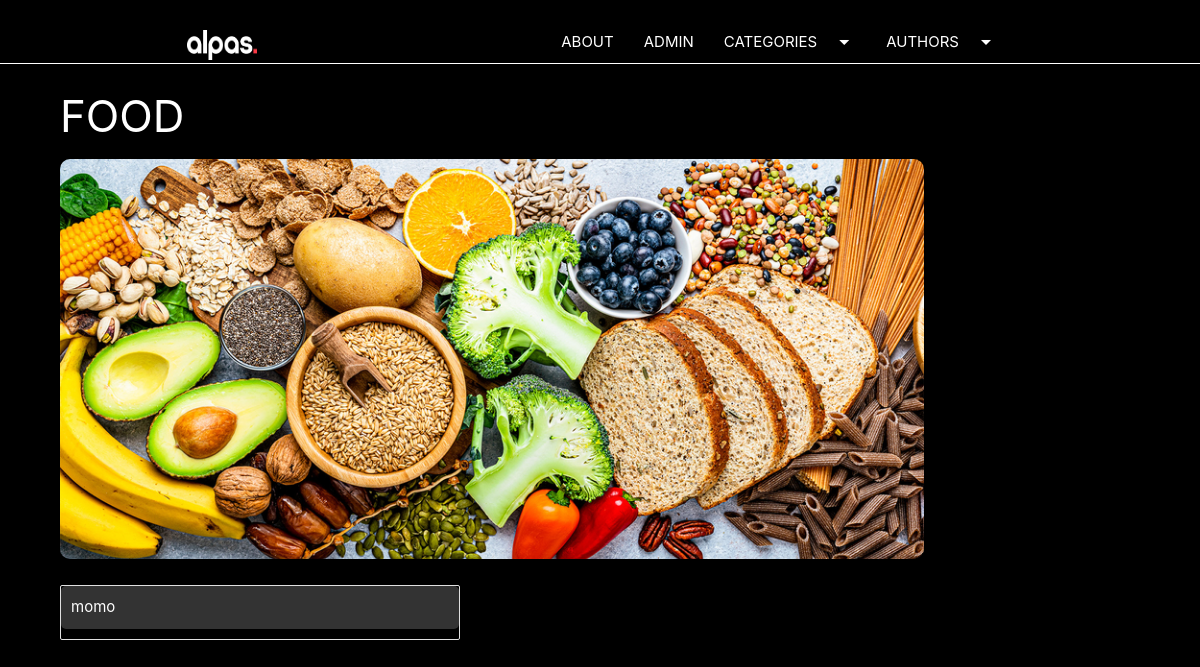
/category/food, run on the app's committed database.
### blog/models.py (models this page shows, shortened)
class Category(models.Model):
    cat_id = models.AutoField(primary_key=True)
    title = models.CharField(max_length=100)
    description = models.TextField()
    url = models.CharField(max_length=100)
    image = models.ImageField(upload_to='category/')
    add_date = models.DateTimeField(auto_now_add=True, null=True)

class Post(models.Model):
    post_id = models.AutoField(primary_key=True)
    title = models.CharField(max_length=200)
    content = models.TextField()
    url = models.CharField(max_length=100)
    cat = models.ForeignKey(Category, on_delete=models.CASCADE)
    image = models.ImageField(upload_to='post/')
    author = models.ForeignKey(Author, on_delete=models.CASCADE)

### blog/views.py (the view)
# urls.py: path('category/<slug:url>',category),
def category(request, url):
    cat = Category.objects.get(url=url)
    posts = Post.objects.filter(cat=cat)
    return render(request, "category.html", {'cat': cat, 'posts': posts})

### template/category.html (shortened to what this page needs)
{% extends 'base.html' %}
{% block content %}
<body style="background-color: black; color: white;">
<div class="container-custom">
    <h3>{{ cat.title }}</h3>
    <div class="img-container">
        <img src="/media/{{ cat.image }}" class="responsive-img" style="max-height: 400px; width: 80%; object-fit: cover; border-radius: 10px;">
    </div>
    <div class="collection" style="max-width: 400px; margin-top: 20px;">
        {% if posts %}
            {% for p in posts %}
            <a href="/blog/{{ p.url }}" class="collection-item" style="border-radius: 5px; background-color: #333; color: white; margin-bottom: 10px; display: block; padding: 10px;">
                {{ p.title }}
            </a>
            {% endfor %}
        {% else %}
            <h3>NO POSTS IN THIS CATEGORY</h3>
        {% endif %}
    </div>
</div>
</body>
{% endblock %}

### blog/static/css/style.css (style rules this page uses)
.container-custom { width:90%; margin: auto; }

### data on the page
Category: title "FOOD", image (picture)
Post: title "momo"
